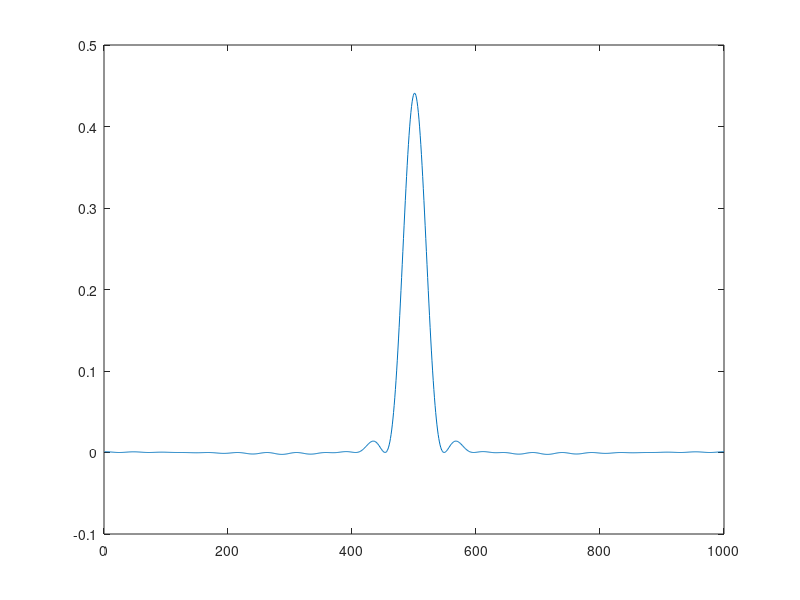

MATLAB code for this plot:
%CO32 
%Fourier Optics
%Discrete Fourier Transform (DFT)
%Fotios Ioannis Giasemis
%Part 5

clear all;

N=250; 
If=zeros(1,500);
Rf=zeros(1,500);

for i=240:260;
    Rf(1,i)=Rf(1,i)+1;
end

s1=0; s2=0;

C=conv(Rf,Rf); C(1,1000)=0;

N=500;
for k=(-N):(N-1)
    s1=0;
    
    for j=(-N):(N-1)
        s1=s1+C(1,j+N+1)*exp(-pi*1i*j*k/N);
    end
    
    FC(1,k+N+1)=1/(2*N)*s1;
    
end

x=1:1000;
figure
plot(x,FC);


